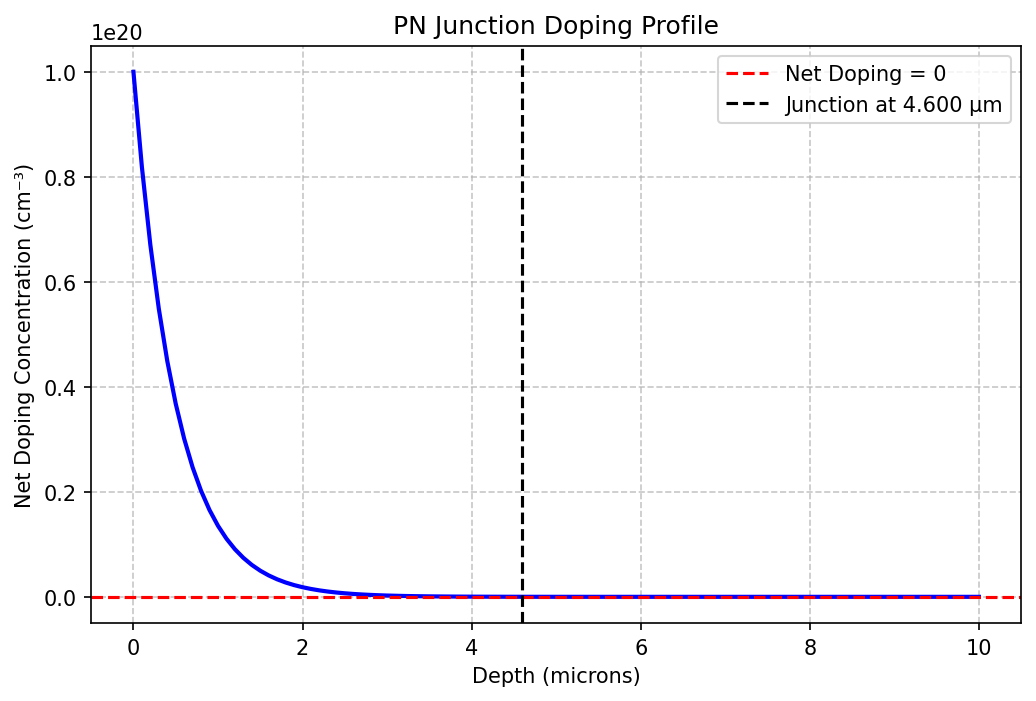

Write the Python code that produced this figure.
import devsim
import numpy as np
import matplotlib
matplotlib.use('Agg')
import matplotlib.pyplot as plt

# --- 1. Create the 1D Mesh (same as before) ---
devsim.create_1d_mesh(mesh="pn_mesh")
x_start, x_end = 0.0, 1e-3
spacing = 1e-5
devsim.add_1d_mesh_line(mesh="pn_mesh", pos=x_start, ps=spacing, tag="surface")
devsim.add_1d_mesh_line(mesh="pn_mesh", pos=x_end, ps=spacing, tag="bottom")
devsim.add_1d_contact(mesh="pn_mesh", name="surface", tag="surface", material="metal")
devsim.add_1d_contact(mesh="pn_mesh", name="bottom", tag="bottom", material="metal")
devsim.add_1d_region(mesh="pn_mesh", material="Si", region="silicon", tag1="surface", tag2="bottom")
devsim.finalize_mesh(mesh="pn_mesh")
devsim.create_device(mesh="pn_mesh", device="pn_device")

# --- 2. Define Background and Diffused Doping ---
# Background p-type doping (Boron)
NA = 1e16  # cm⁻³
# Diffused n-type profile (Phosphorus)
Ns = 1e20  # cm⁻³
λ = 0.5e-4  # 0.5 µm characteristic length

# Net doping = N_D(x) - N_A
devsim.node_model(device="pn_device", region="silicon", name="NetDoping",
                  equation=f"{Ns} * exp(-x / {λ}) - {NA}")

# --- 3. Get Data and Find the Junction ---
x_cm = devsim.get_node_model_values(device="pn_device", region="silicon", name="x")
doping = devsim.get_node_model_values(device="pn_device", region="silicon", name="NetDoping")
x_um = np.array(x_cm) * 1e4
doping_arr = np.array(doping)

# Find the junction depth (where net doping crosses zero)
junction_idx = np.where(np.diff(np.sign(doping_arr)))[0]
if len(junction_idx) > 0:
    xj_um = x_um[junction_idx[0]]
    print(f"Metallurgical junction depth: {xj_um:.3f} µm")
else:
    xj_um = None
    print("Junction depth not found.")

# --- 4. Plot Net Doping (Linear scale to see crossover) ---
plt.figure(figsize=(8,5))
plt.plot(x_um, doping_arr, 'b-', linewidth=2)
plt.axhline(y=0, color='r', linestyle='--', label='Net Doping = 0')
if xj_um:
    plt.axvline(x=xj_um, color='k', linestyle='--', label=f'Junction at {xj_um:.3f} µm')
plt.xlabel("Depth (microns)")
plt.ylabel("Net Doping Concentration (cm⁻³)")
plt.title("PN Junction Doping Profile")
plt.grid(True, linestyle='--', alpha=0.7)
plt.legend()
plt.savefig("pn_junction.png", dpi=150, bbox_inches='tight')
print("PN junction plot saved as pn_junction.png")
